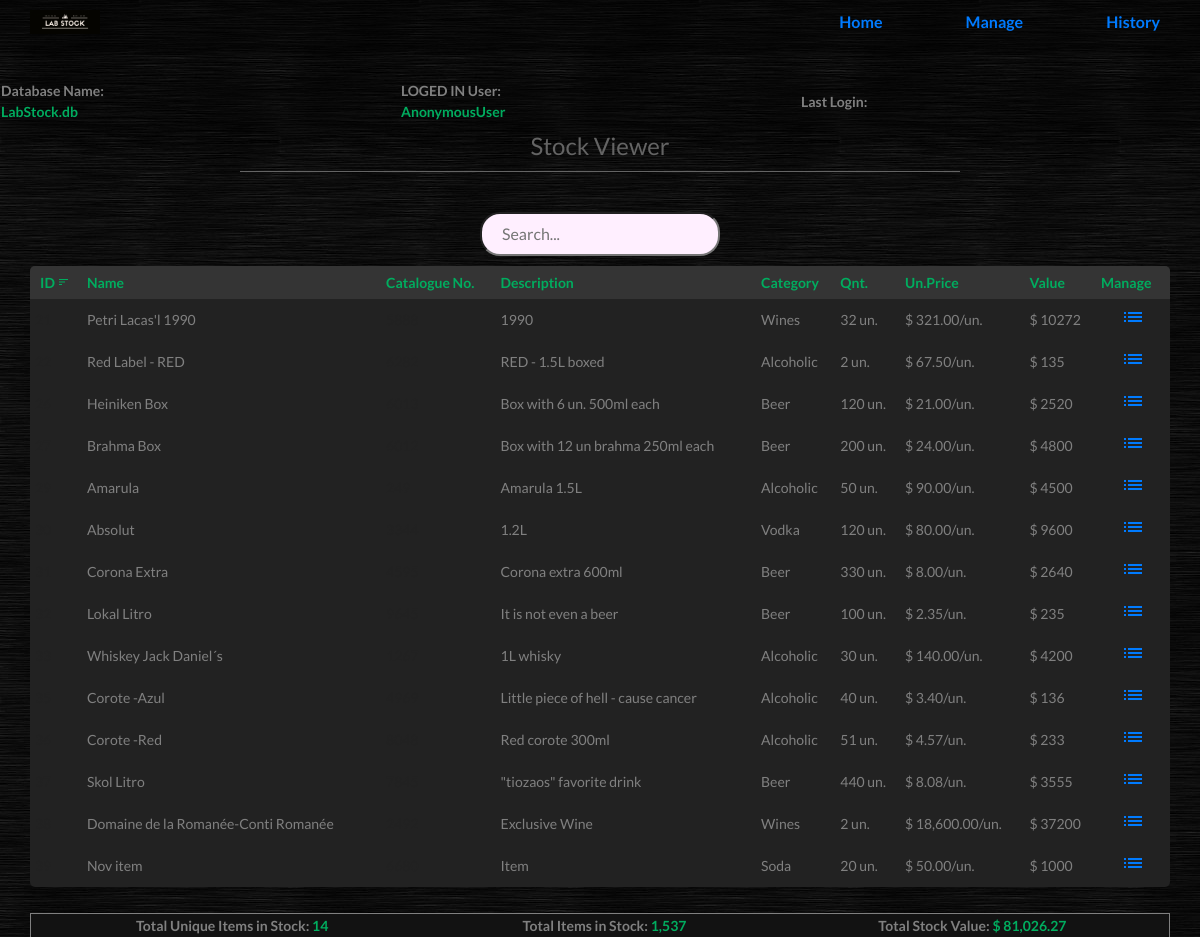
The app's page /, older data.
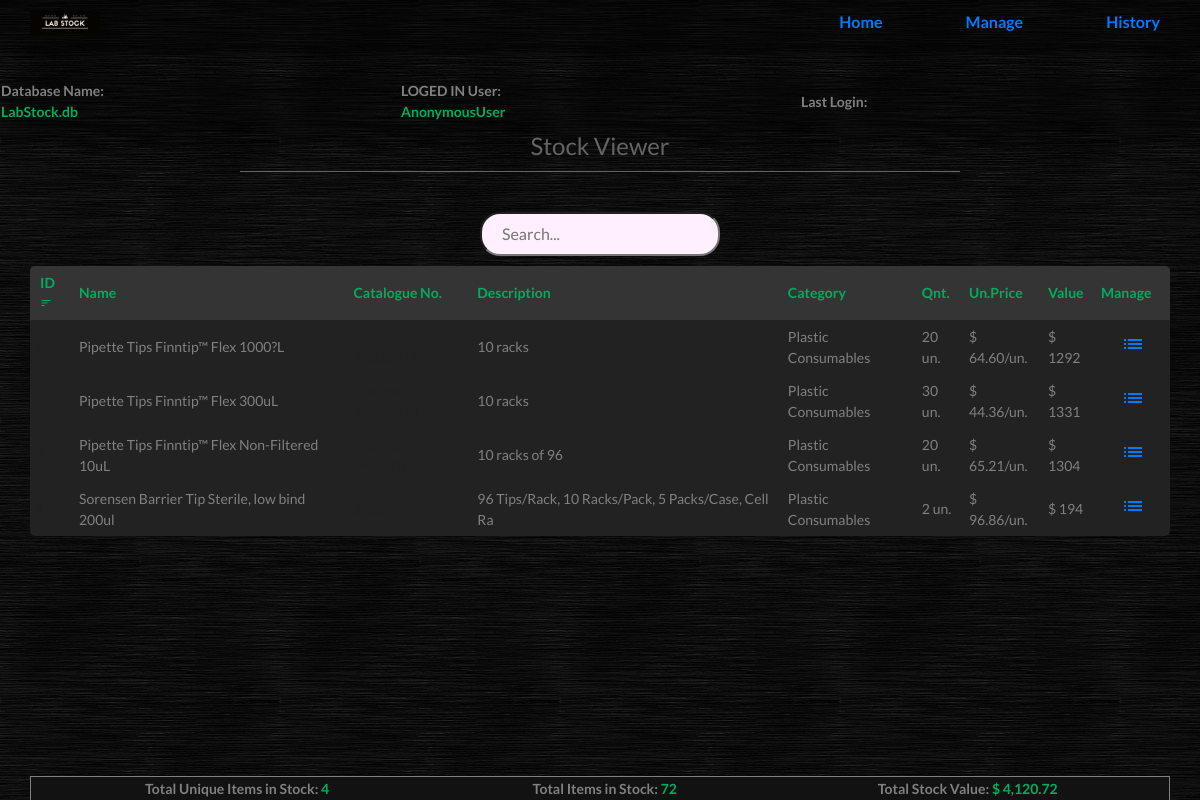
The same page, newer data.
### stock/models.py (models this page shows, shortened)
class Product(models.Model):
	category = models.ForeignKey(Category, on_delete=models.CASCADE)
	name = models.CharField(max_length=50, unique=True)
	brand = models.CharField(max_length=50)
	Catalog_No = models.CharField(max_length=100, blank=True)
	description = models.TextField(max_length=400)
	pkey = models.PositiveSmallIntegerField(unique=True, blank=True, help_text="Unique Product Key or Catalogue number. Current P.Key is unique")
	quantity = models.PositiveSmallIntegerField(help_text="Initial quantity value. Do no try to create a produt that already exists.")
	price = models.DecimalField(max_digits=8, decimal_places=2, help_text= " ex: $ 127.99 * Just type numbers")

class Category(models.Model):
	name = models.CharField(max_length=50, unique=True)
	description = models.TextField(max_length=400)
	def __str__(self):
		return self.name

### stock/views.py (the view)
# urls.py: path('', views.index, name='index'),
def index(request):
	all_products = Product.objects.all()
	context = Factory.get_product_context(Product)
	return render(request, 'stock/stock_home.html', context)

### stock/backend.py (called while the page is built)
	@staticmethod
	def value_calculate(products):
		init = 0
		for item in products:
			init += item.quantity * item.price
		return init

	@staticmethod
	def total_items(products):
		init=0
		for item in products:
			init+= item.quantity
		return init

	@staticmethod
	def get_product_context(products):
		all_products = products.objects.all()
		context = {'products': all_products,
				'total_products': len(all_products),
				'total_value': Factory.value_calculate(all_products),
				'total_items': Factory.total_items(all_products)}
		return context

### stock/templates/stock/stock_home.html (shortened to what this page needs)
{% extends 'stock/base.html' %}
{% load static %}
{% load humanize %}
{% block title %}
	<link rel="stylesheet" href="{% static 'stock/home.css' %}">
{% endblock %}
	{% block content %}
	<h3 style="font-size: 24px;"> Stock Viewer </h3>
	<div class='center' style="position: relative;">
		<input type="text" id="myInput" name="input" placeholder='Search...' class="popup" onkeyup="tableSearch()" onclick="fade_p()" spellcheck='false'>
	</div>
	<div style="margin-bottom: 50px;">
		<table class='body' id='mytable' style="overflow-y:auto;">
			<thead>
				<th onclick="sortTable123(0)" style="border-top-left-radius: 5px; padding-left: 10px;">ID <i class="material-icons icn">sort</i></th>
				<th onclick="sortTableABC(1)">Name </th>
				<th onclick="sortTable123(2)">Catalogue No.</th>
				<th onclick="sortTableABC(3)">Description</th>
				<th onclick="sortTableABC(4)">Category</th>
				<th onclick="sortTable123(5)">Qnt.</th>
				<th onclick="sortTable123(6)">Un.Price</th>
				<th onclick="sortTable123(7)">Value</th>
				<th style="width: 5%; padding-right: 1px; border-top-right-radius: 5px"> Manage </th>
			</thead>
			{% for item in products %}
			<tr>
				<td id="hide">{{item.id}}</td>
				<td>{{item.name}}</td>
				<td id="hide">{{item.pkey}}</td>
				<td>{{item.description|slice:"50"}}</td>
				<td>{{item.category}}</td>
				<td>{{item.quantity}} un.</td>
				<td>$ {{item.price|intcomma}}/un.</td>
				<td>$ {% widthratio item.price 1 item.quantity %}</td>
				<td><a href="{% url 'detail' item.id %}"><i class="material-icons">list</i></a></td>
			</tr>
			{% empty %}
			<tr><td>No products in your database.</td><td> Go to manage section to add new products</td><td>You must to be logged in in order to manage the database</td></tr>
			{% endfor %}
		</table>
	</div>
	<footer>
		<table class='foot'>
			<tr>
				<th>Total Unique Items in Stock: <div id='greenfont' style='display: inline;'> {{ total_products|intcomma }} </div></th>
				<th>Total Items in Stock: <div id='greenfont' style='display: inline;'> {{ total_items|intcomma }}</div></th>
				<th>Total Stock Value: <div id='greenfont' style='display: inline;'> $ {{ total_value|intcomma }}</div></th>
			</tr>
		</table>
	</footer>
</body>
{% endblock %}

Row changes from the older to the newer data that the page shows:
removed Product: name "Petri Lacas'l 1990", description "1990", category "Wines", quantity "32", price "321.00", price+quantity "10272"
removed Product: name "Red Label - RED", description "RED - 1.5L boxed", category "Alcoholic", quantity "2", price "67.50", price+quantity "135"
removed Product: name "Heiniken Box", description "Box with 6 un. 500ml each", category "Beer", quantity "120", price "21.00", price+quantity "2520"
removed Product: name "Brahma Box", description "Box with 12 un brahma 250ml each", category "Beer", quantity "200", price "24.00", price+quantity "4800"
removed Product: name "Amarula", description "Amarula 1.5L", category "Alcoholic", quantity "50", price "90.00", price+quantity "4500"
removed Product: name "Absolut", description "1.2L", category "Vodka", quantity "120", price "80.00", price+quantity "9600"
removed Product: name "Corona Extra", description "Corona extra 600ml", category "Beer", quantity "330", price "8.00", price+quantity "2640"
removed Product: name "Lokal Litro", description "It is not even a beer", category "Beer", quantity "100", price "2.35", price+quantity "235"
removed Product: name "Whiskey Jack Daniel´s", description "1L whisky", category "Alcoholic", quantity "30", price "140.00", price+quantity "4200"
removed Product: name "Corote -Azul", description "Little piece of hell - cause cancer", category "Alcoholic", quantity "40", price "3.40", price+quantity "136"
removed Product: name "Corote -Red", description "Red corote 300ml", category "Alcoholic", quantity "51", price "4.57", price+quantity "233"
removed Product: name "Skol Litro", description "\"tiozaos\" favorite drink", category "Beer", quantity "440", price "8.08", price+quantity "3555"
removed Product: name "Domaine de la Romanée-Conti Romanée", description "Exclusive Wine", category "Wines", quantity "2", price "18,600.00", price+quantity "37200"
removed Product: name "Nov item", description "Item", category "Soda", quantity "20", price "50.00", price+quantity "1000"
added Product: name "Pipette Tips Finntip™ Flex 1000?L", description "10 racks", category "Plastic Consumables", quantity "20", price "64.60", price+quantity "1292"
added Product: name "Pipette Tips Finntip™ Flex 300uL", description "10 racks", category "Plastic Consumables", quantity "30", price "44.36", price+quantity "1331"
added Product: name "Pipette Tips Finntip™ Flex Non-Filtered 10uL", description "10 racks of 96", category "Plastic Consumables", quantity "20", price "65.21", price+quantity "1304"
added Product: name "Sorensen Barrier Tip Sterile, low bind 200ul", description "96 Tips/Rack, 10 Racks/Pack, 5 Packs/Case, Cell Ra", category "Plastic Consumables", quantity "2", price "96.86", price+quantity "194"
Text that changed along with them:
{{ total_products|intcomma }}: "14" → "4"
{{ total_items|intcomma }}: "1,537" → "72"
{{ total_value|intcomma }}: "81,026.27" → "4,120.72"
